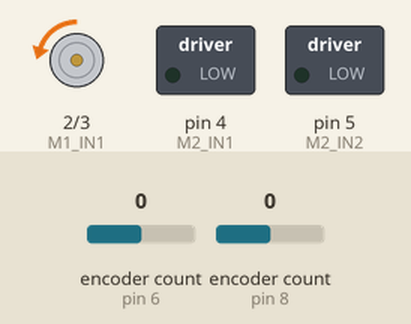
The sketch below on a simulated Arduino Uno, built with avr-gcc and run on an emulated ATmega328P. Shown: motor-driver pin pairs drawn as motors (green arrow = first pin HIGH = forward, orange = second pin HIGH = backward, longer = more drive), switched loads named in the sketch (green lamp = pin HIGH). Inputs (shaded band) come from the test bench; at power-on: encoder count (sensors on pin 6, pin 8) 0. What the sketch prints to the serial monitor is not drawn.

Above: at 5.15 s.
At 5.7 s:
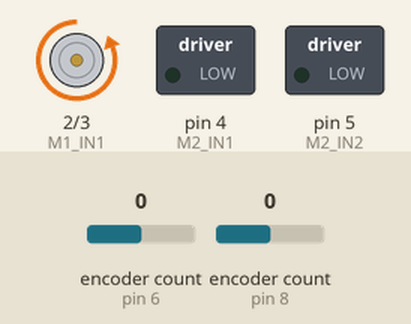
Timing chart, 0 to 7.2 s (numbered marks = the images above):
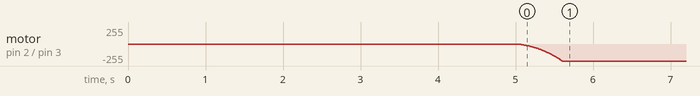

The sketch:

motorPID_encoder_function.ino
```cpp
//Uses motor encoder to determine current velocity

#include <Encoder.h>
//#include <SimplyAtomic.h>
#include <Adafruit_MCP3008.h>

Adafruit_MCP3008 adc1;
Adafruit_MCP3008 adc2;

const unsigned int ADC_1_CS = A3;
const unsigned int ADC_2_CS = A2;

//interrupt pins
const unsigned int M1_IN1 = 2;
const unsigned int M1_IN2 = 3;
const unsigned int M2_IN1 = 4;
const unsigned int M2_IN2 = 5;

//encoder pins
const unsigned int M1_ENCA = 6;
const unsigned int M1_ENCB = 7;
const unsigned int M2_ENCA = 8;
const unsigned int M2_ENCB = 9;

int M1_PWM = 0;

int prevTime = 0;
int prevReadM1 = 0;
int prevReadM2 = 0;
float curVelM1, curVelM2;
float targetVel = 0.3; //vel in m/s
//float prevVelM1 = 0;
//float prevVelM2 = 0;
float errorM1 = 0;
float integralM1 = 0;
float derivM1 = 0;
float prevErrorM1 = 0;

Encoder enc1(M1_ENCA, M1_ENCB);
Encoder enc2(M2_ENCA, M2_ENCB);

void M1_forward(unsigned int PWM) {
  analogWrite(M1_IN1, 0);
  analogWrite(M1_IN2, PWM);
}

void M1_stop() {
  analogWrite(M1_IN1, 0);
  analogWrite(M1_IN2, 0);
}

void setup() {
  // put your setup code here, to run once:
  Serial.begin(115200);
  adc1.begin(ADC_1_CS);
  adc2.begin(ADC_2_CS);

  pinMode(M1_IN1, OUTPUT);
  pinMode(M1_IN2, OUTPUT);
  pinMode(M2_IN1, OUTPUT);
  pinMode(M2_IN2, OUTPUT);
  //M1_forward(35); //M1 forward at PWM = 35
  delay(5000);
  prevReadM1 = enc1.read();
  prevTime = micros();
  //M1_stop();
}

void loop() {
  /*
  //TODO: Add atomic block to update "prev" variables to be past "cur" variables
  ATOMIC(){
    prevReadM1 = curReadM1;
    prevReadM2 = curReadM2;
  }
*/

  long curTime = micros(); //time since Arduino started in microseconds
  int curReadM1 = enc1.read();
  /*Serial.print("prevReadM1: ");
  Serial.print(prevReadM1);
  Serial.print("   curReadM1: ");
  Serial.print(curReadM1);
  Serial.println();*/
  int curReadM2 = enc2.read();
  float deltaTime = ((float) (curTime - prevTime))/1.0e6; //delta T in seconds
  /*Serial.print("deltaT: ");
  Serial.print(deltaTime);
  Serial.println();*/
  float curRotM1 = (curReadM1 - prevReadM1)/deltaTime;  //encoder counts/second
  /*Serial.print("curRotM1: ");
  Serial.print(curRotM1);
  Serial.println();*/
  float curRotM2 = (curReadM2 - prevReadM2)/deltaTime;  //encoder counts/second

  //update stored values
  prevTime = curTime;
  prevReadM1 = curReadM1;
  prevReadM2 = curReadM2;

  //convert current measured velocity in counts/sec to vel in m/s
  curVelM1 = curRotM1/360*0.032*M_PI;   //current measured velocity on M1
  Serial.println();
  Serial.print("curVel:");
  Serial.print(curVelM1);
  Serial.print(" ");
  curVelM2 = curRotM2/360*0.032*M_PI;   //current measured velocity on M2

  /*
  Serial.print(curVelM1);
  Serial.println();
  */

  //PID coeffs
  float Kp = 4;
  float Ki = 0.1;
  float Kd = 0;

  //error signal e(t)
  errorM1 = targetVel - curVelM1;
  /*Serial.print("errorM1:");
  Serial.print(errorM1);
  Serial.print(" ");*/
  //integral signal (add error under the curve)
  integralM1 = integralM1 + errorM1*deltaTime;
  /*Serial.print("integralM1:");
  Serial.print(integralM1);
  Serial.print(" ");*/
  //derivative signal
  derivM1 = (errorM1 - prevErrorM1)/deltaTime;
  /*
  Serial.print("derivM1:");
  Serial.print(derivM1);
  Serial.print(" ");*/

  //corrected signal u(t)
  float uM1 = Kp*errorM1 + Ki*integralM1 + Kd*derivM1;

  //update stored error value
  prevErrorM1 = errorM1;

  //adjust PWM
  M1_PWM = M1_PWM + uM1;
  if (M1_PWM > 255)
    M1_PWM = 255;
  else if (M1_PWM < 0)
    M1_PWM = 0;

  M1_forward(M1_PWM);

  Serial.print("targetVel:");
  Serial.print(targetVel);
  /*Serial.print("   ");
  Serial.print("uM1:");
  Serial.print(uM1);*/
  Serial.println();
  //Serial.println();

  delay(10);
}

void PID(){

}
```

Measured:
- by itself, motor on pin 2 (M1_IN1) / pin 3 (M1_IN2): moves from stopped to backward 255/255 over 0.60 s
